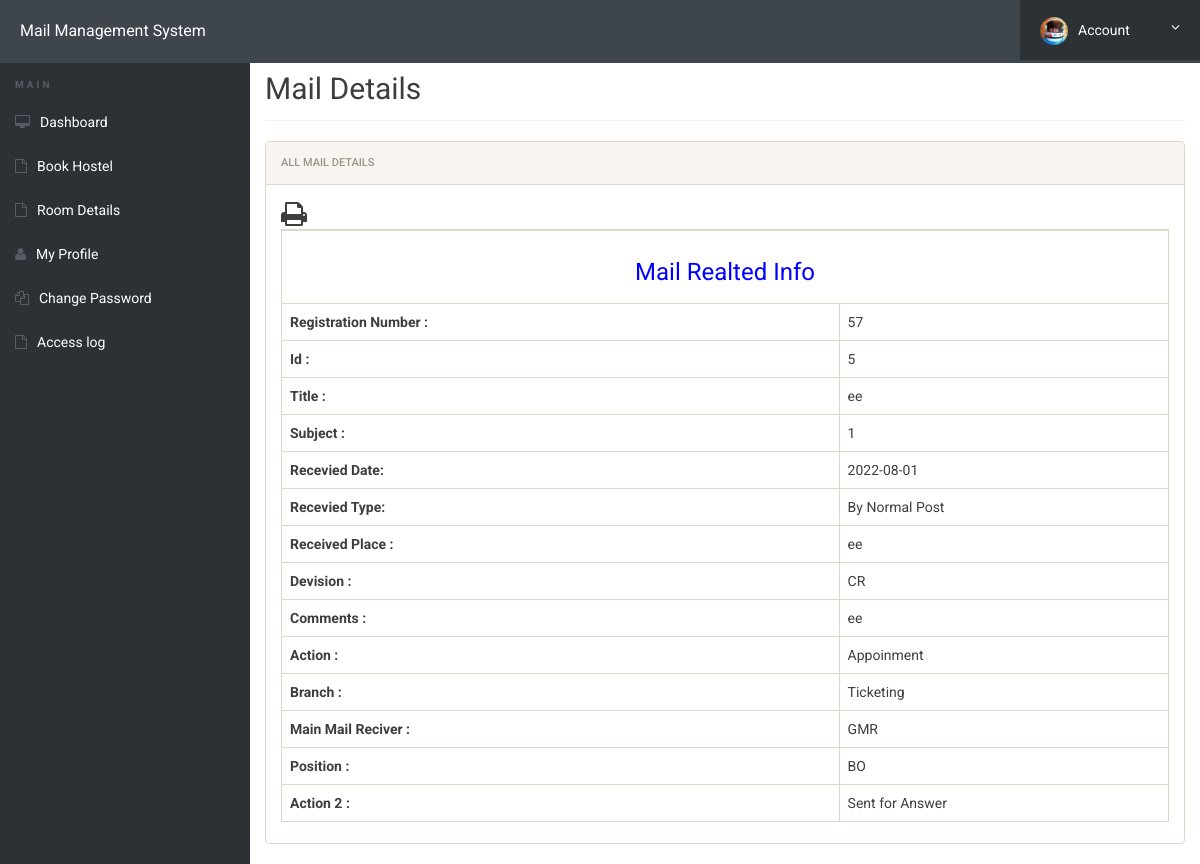
/gmrdetails.php?regno=57 (signed in), run on the app's committed database.
### tables this page shows
CREATE TABLE `registration` (
  `id` int(11) NOT NULL AUTO_INCREMENT,
  `recidate` date DEFAULT NULL,
  `devision` varchar(500) DEFAULT NULL,
  `regno` int(11) DEFAULT NULL,
  `subject` varchar(500) DEFAULT NULL,
  `title` varchar(500) DEFAULT NULL,
  `recitype` varchar(500) DEFAULT NULL,
  `regplace` varchar(250) DEFAULT NULL,
  `action` varchar(1000) DEFAULT NULL,
  `comment` varchar(500) DEFAULT NULL,
  `branch` varchar(250) DEFAULT NULL,
  `mainreciver` varchar(1000) DEFAULT NULL,
  `position` varchar(500) DEFAULT NULL,
  `action2` varchar(500) DEFAULT NULL,
  PRIMARY KEY (`id`)
);

### gmrdetails.php (the view, shortened to what this page needs)
<?php
include('includes/config.php');
?>
<!doctype html>
<html lang="en" class="no-js">
<head>
	<link rel="stylesheet" href="css/font-awesome.min.css">
	<link rel="stylesheet" href="css/bootstrap.min.css">
	<link rel="stylesheet" href="css/dataTables.bootstrap.min.css">
	<link rel="stylesheet" href="css/bootstrap-social.css">
	<link rel="stylesheet" href="css/bootstrap-select.css">
	<link rel="stylesheet" href="css/fileinput.min.css">
	<link rel="stylesheet" href="css/awesome-bootstrap-checkbox.css">
	<link rel="stylesheet" href="css/style.css">
	<link rel="stylesheet" href="css/font-awesome.min.css">
</head>
<body>
	<?php include('includes/header.php');?>
	<div class="ts-main-content">
			<?php include('includes/sidebar.php');?>
		<div class="content-wrapper">
			<div class="container-fluid">
				<div class="row" id="print">
					<div class="col-md-12">
						<h2 class="page-title" style="margin-top:4%">Mail Details</h2>
						<div class="panel panel-default">
							<div class="panel-heading">All Mail Details</div>
							<div class="panel-body">
			<table id="zctb" class="table table-bordered " cellspacing="0" width="100%" border="1">
						 <span style="float:left" ><i class="fa fa-print fa-2x" aria-hidden="true" OnClick="CallPrint(this.value)" style="cursor:pointer" title="Print the Report"></i></span>
									<tbody>
<?php
$aid=intval($_GET['regno']);
	$ret="select * from registration where (regno	=?)";
$stmt= $mysqli->prepare($ret) ;
$stmt->bind_param('s',$aid);
$stmt->execute() ;
$res=$stmt->get_result();
while($row=$res->fetch_object())
	  {
	  	?>
<tr>
<td colspan="6" style="text-align:center; color:blue"><h3>Mail Realted Info</h3></td>
</tr>
<tr>
<td><b>Registration Number :</b></td>
<td colspan="6"><?php echo $row->regno;?></td>
	  </tr>
	  <tr>
<td><b>Id :</b></td>
<td colspan="6"><?php echo $row->id;?></td>
</tr>
<tr>
<td><b>Title :</b></td>
<td colspan="6"><?php echo $row->title;?></td>
	  </tr>
	  <tr>
<td><b>Subject :</b></td>
<td colspan="6"><?php echo $fpm=$row->subject;?></td>
</tr>
<tr>
<td><b>Recevied Date:</b></td>
<td colspan="6"><?php echo $row->recidate;?></td>
	  </tr>
	  <tr>
<td><b>Recevied Type:</b></td>
<td colspan="6"><?php echo $dr=$row->recitype;?> </td>
</tr>
<tr>
<td><b>Received Place :</b></td>
<td colspan="6"><?php echo $row->regplace;?></td>
	  </tr>
	  <tr>
<td><b>Devision :</b></td>
<td colspan="6"><?php echo $row->devision;?></td>
	  </tr>
<tr>
<td><b>Comments :</b></td>
<td colspan="6"><?php echo $row->comment;?></td>
</tr>
<tr>
<td><b>Action :</b></td>
<td colspan="6"><?php echo $row->action;?></td>
</tr>
<tr>
<td><b>Branch :</b></td>
<td colspan="6"><?php echo $row->branch;?></td>
</tr>
<tr>
<td><b>Main Mail Reciver :</b></td>
<td colspan="6"><?php echo $row->mainreciver;?></td>
</tr>
<tr>
<td><b>Position :</b></td>
<td colspan="6"><?php echo $row->position;?></td>
</tr>
<tr>
<td><b>Action 2 :</b></td>
<td colspan="6"><?php echo $row->action2;?></td>
</tr>
<?php
} ?>
</tbody>
</table>
</div>
</div>
</div>
</div>
</div>
</div>
</div>
</body>
</html>

### css/style.css (style rules this page uses)
html { font-size: 14px; }
@media only screen and (min-width: 480px) { html { font-size: 17px; } }
@media only screen and (min-width: 768px) { html { font-size: 14px; } }
body { font-size: 1em; }
.panel { overflow: hidden; }
.page-title { padding-bottom: 15px; margin-bottom: 20px; border-bottom: 1px solid #f0f0f0; }
.ts-main-content .content-wrapper { padding-top: 15px; margin-top: 20px; }
@media only screen and (min-width: 992px) { .ts-main-content .content-wrapper { margin-left: 250px; } }

### data on the page
registration: regno "57", id "5", title "ee", subject "1", recidate "2022-08-01", recitype "By Normal Post", regplace "ee", devision "CR", comment "ee", action "Appoinment", branch "Ticketing", mainreciver "GMR", position "BO", action2 "Sent for Answer"
